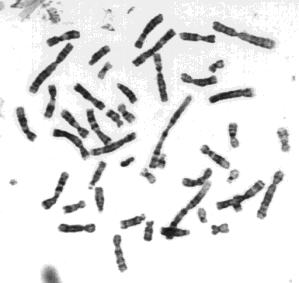
%> input picture cromosomas.tif, 299 x 283 px
$ octave prueba2cromo.m   (GNU Octave 9; MATLAB toolbox functions it lacks are replaced by stand-ins)
%> lines starting %> are read from the running program, lines starting %| are printed output that depends on the picture; in (x1, y1, x2, y2) boxes, pixels count from 0 and x2, y2 are one past the last pixel; in counts of white or black regions, pixels touching at a corner belong together; the program's own positions count from 1
IM= imread('cromosomas.tif');
%> IM is the input picture: size 283x299 uint8; min 17, max 255, mean 228.6
A=im2bw(IM,0.5);
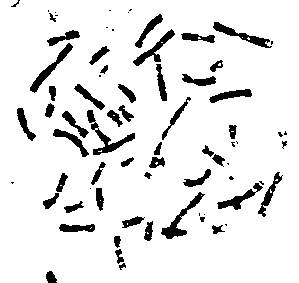
%> A: size 283x299 logical; 90.3% white; 73 black regions (23 under 20 px), largest, box (x1, y1, x2, y2) and area: (87, 110, 135, 155) 495, (161, 192, 205, 239) 445, (30, 43, 73, 93) 401
subplot(2,2,1);imshow(~A);
%Elemento Estructurante
B=[0 1 0;1 1 1;0 1 0];
%Dilataci髇 2 veces
IM2=imdilate(~A,B);IM2=imdilate(IM2,B);
%> after `IM2=imdilate(~A,B)`:
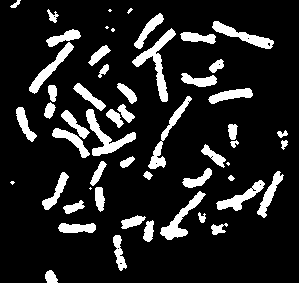
%> IM2: size 283x299 logical; 13.8% white; 54 white regions (7 under 20 px), largest, box (x1, y1, x2, y2) and area: (132, 28, 176, 102) 777, (86, 109, 136, 156) 688, (160, 191, 206, 240) 589
%> after `IM2=imdilate(IM2,B)`:
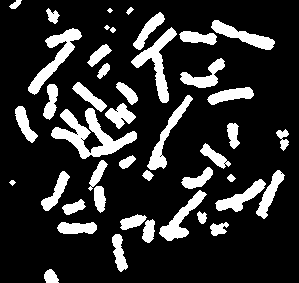
%> IM2: size 283x299 logical; 17.8% white; 44 white regions (2 under 20 px), largest, box (x1, y1, x2, y2) and area: (51, 108, 137, 159) 1659, (28, 28, 82, 95) 995, (131, 27, 177, 103) 973
subplot(2,2,2);imshow(IM2);
%Cuenta las regiones
Im_label=bwlabel(IM2,8);
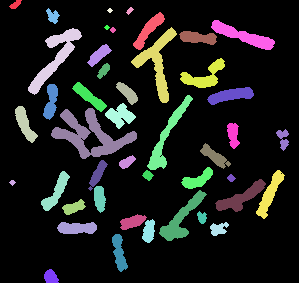
%> Im_label: size 283x299 double; 45 distinct labels, from 0 to 44; one colour per label, 0 black
n=max(max(Im_label));
%> n = 44
display(n,'El numero de cromosomas es: ');
%| 44
%Da bordes a las regiones
boundary=bwperim(~IM2);
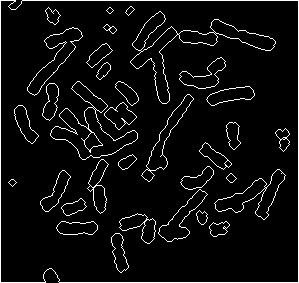
%> boundary: size 283x299 logical; 5.4% white in thin lines or dots
[i,j]=find(boundary);
%> i = 4598 values from 1 to 283; j = 4598 values from 1 to 299
subplot(2,2,3), imshow(IM),title('Cromosomas ubicados');
hold on;
plot(j,i,'r.');
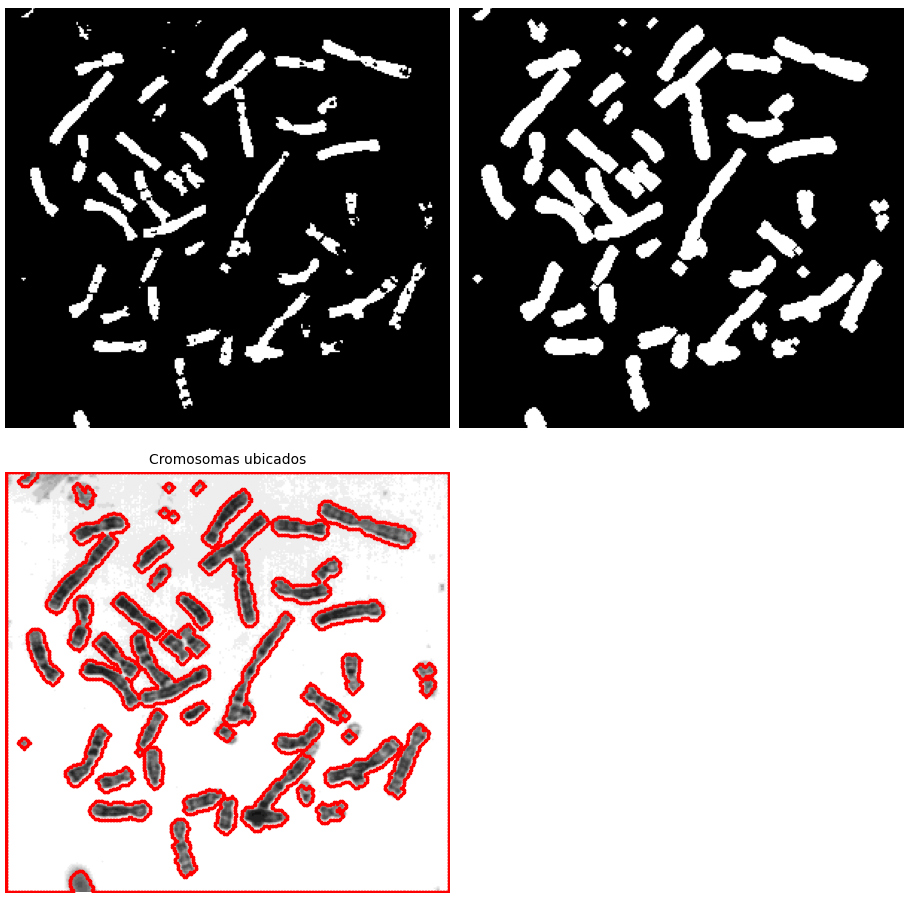
%> figure redrawn from the program's plot data, 3 panels

$ run again, with 123.bmp saved as cromosomas.tif
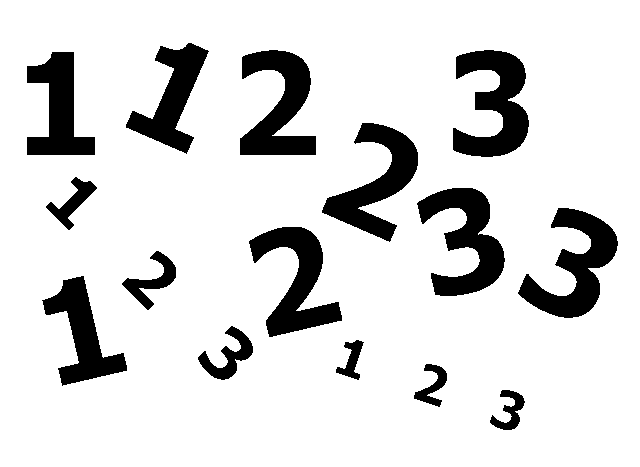
%> input picture 123.bmp, 640 x 467 px
%> IM: size 467x640 logical; 85.8% white; 15 black regions, largest, box (x1, y1, x2, y2) and area: (453, 50, 529, 157) 4592, (518, 208, 618, 318) 4591, (417, 188, 505, 296) 4552
%> IM2: size 467x640 logical; 15.8% white; 15 white regions, largest, box (x1, y1, x2, y2) and area: (452, 49, 530, 158) 5052, (517, 207, 619, 319) 5031, (416, 187, 506, 297) 5008
%> IM2: size 467x640 logical; 17.4% white; 15 white regions, largest, box (x1, y1, x2, y2) and area: (451, 48, 531, 159) 5512, (516, 206, 620, 320) 5473, (415, 186, 507, 298) 5464
%> `Im_label=bwlabel(IM2,8);`:
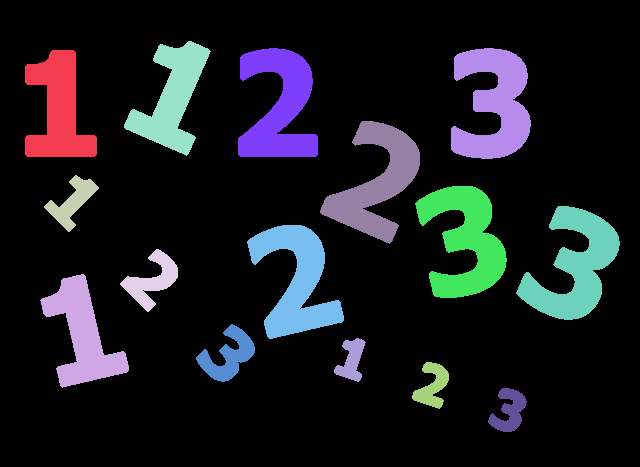
%> Im_label: size 467x640 double; 16 distinct labels, from 0 to 15; one colour per label, 0 black
%> n = 15
%| 15
%> boundary: size 467x640 logical; 2.3% white in thin lines or dots
%> i = 6928 values from 1 to 467; j = 6928 values from 1 to 640
%> `plot(j,i,'r.');`:
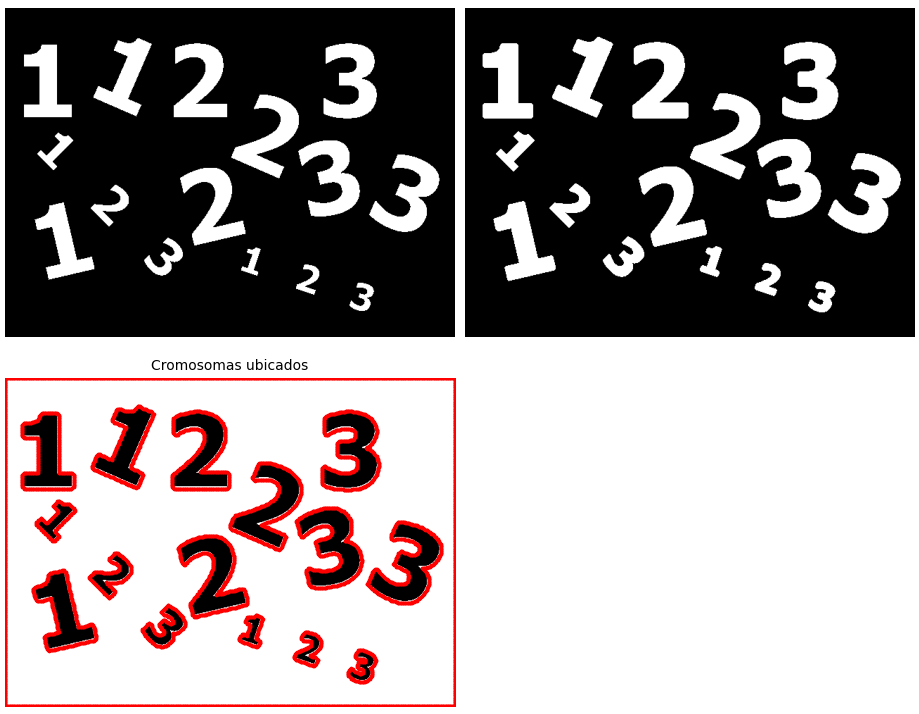
%> figure redrawn from the program's plot data, 3 panels

$ run again, with LETRAS2.JPG saved as cromosomas.tif
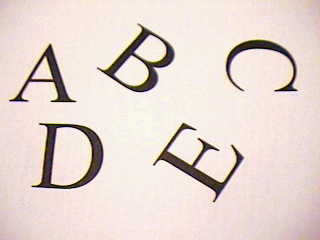
%> input picture LETRAS2.JPG, 320 x 240 px
%> IM is the input picture: size 240x320x3 uint8; mean R, G, B 229.4, 215.1, 208.8
%> A: size 240x320 logical; 92.8% white; 5 black regions, box (x1, y1, x2, y2) and area: (32, 123, 103, 189) 1479, (97, 24, 174, 92) 1256, (153, 123, 243, 202) 1194, (9, 44, 76, 102) 817, (226, 40, 297, 92) 792
%> IM2: size 240x320 logical; 9.5% white; 5 white regions, box (x1, y1, x2, y2) and area: (31, 122, 104, 190) 1874, (96, 23, 175, 93) 1616, (152, 122, 244, 203) 1586, (8, 43, 77, 103) 1116, (225, 39, 298, 93) 1087
%> IM2: size 240x320 logical; 11.7% white; 5 white regions, box (x1, y1, x2, y2) and area: (30, 121, 105, 191) 2267, (151, 121, 245, 204) 1979, (95, 22, 176, 94) 1965, (7, 42, 78, 104) 1410, (224, 38, 299, 94) 1386
%> `Im_label=bwlabel(IM2,8);`:
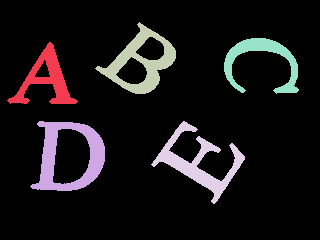
%> Im_label: size 240x320 double; 6 distinct labels, from 0 to 5; one colour per label, 0 black
%> n = 5
%| 5
%> boundary: size 240x320 logical; 3.7% white in thin lines or dots
%> i = 2832 values from 1 to 240; j = 2832 values from 1 to 320
%> `plot(j,i,'r.');`:
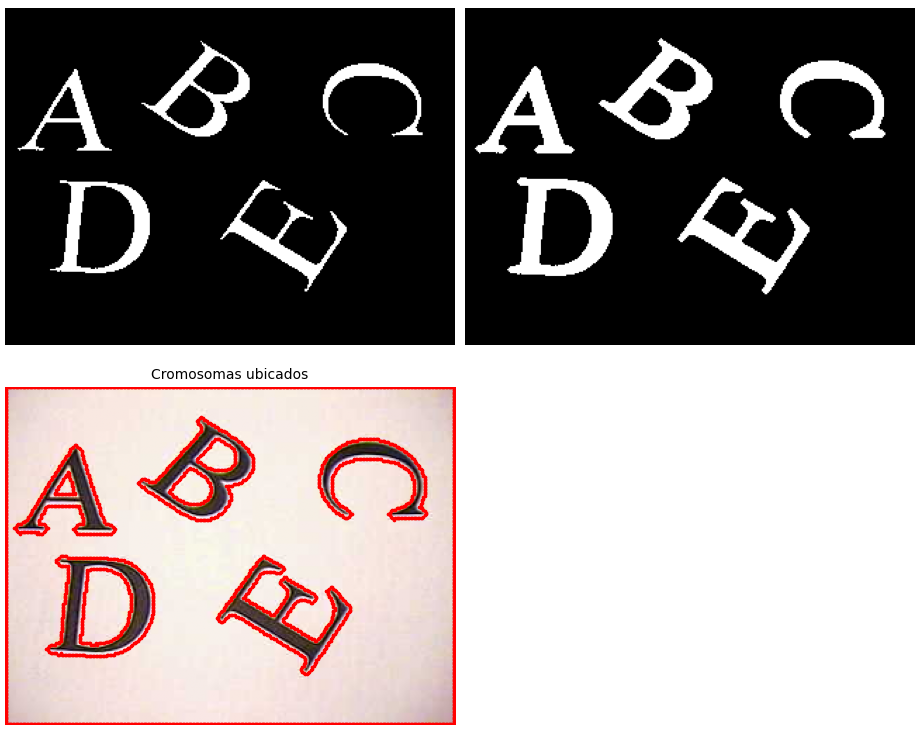
%> figure redrawn from the program's plot data, 3 panels
